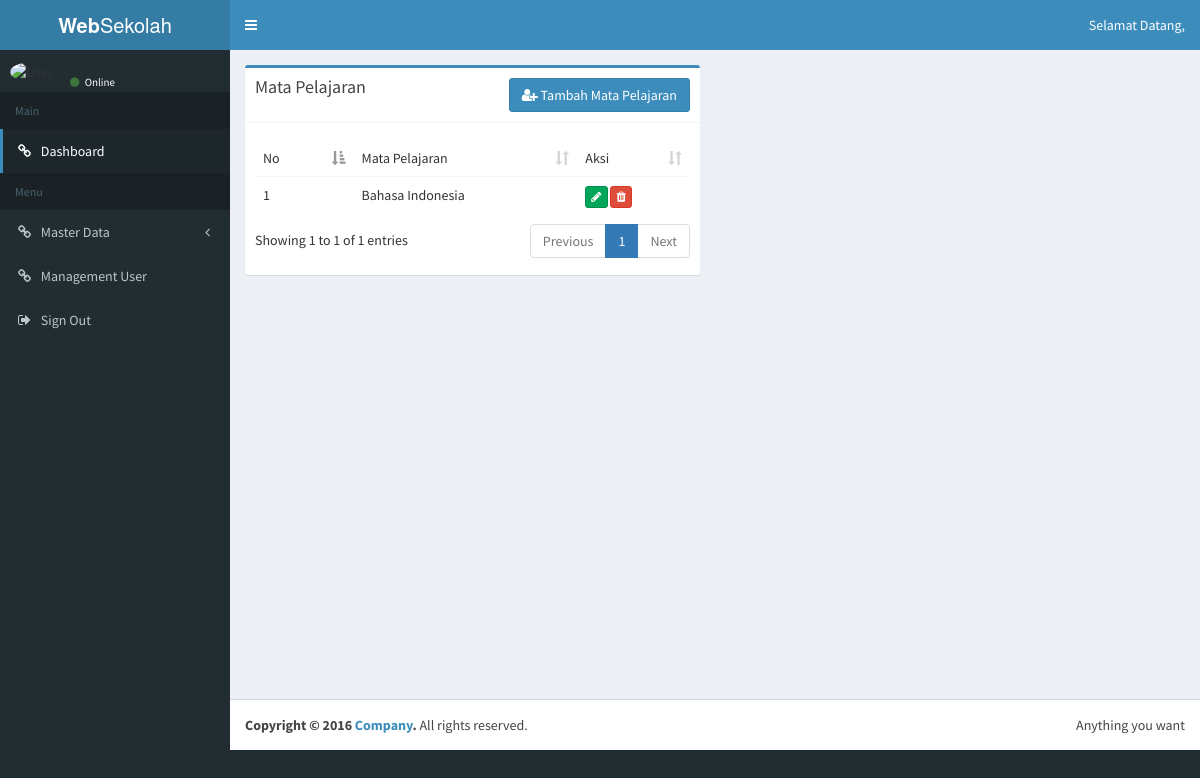
Page /index.php/admin/mata_pelajaran on the earlier database version.
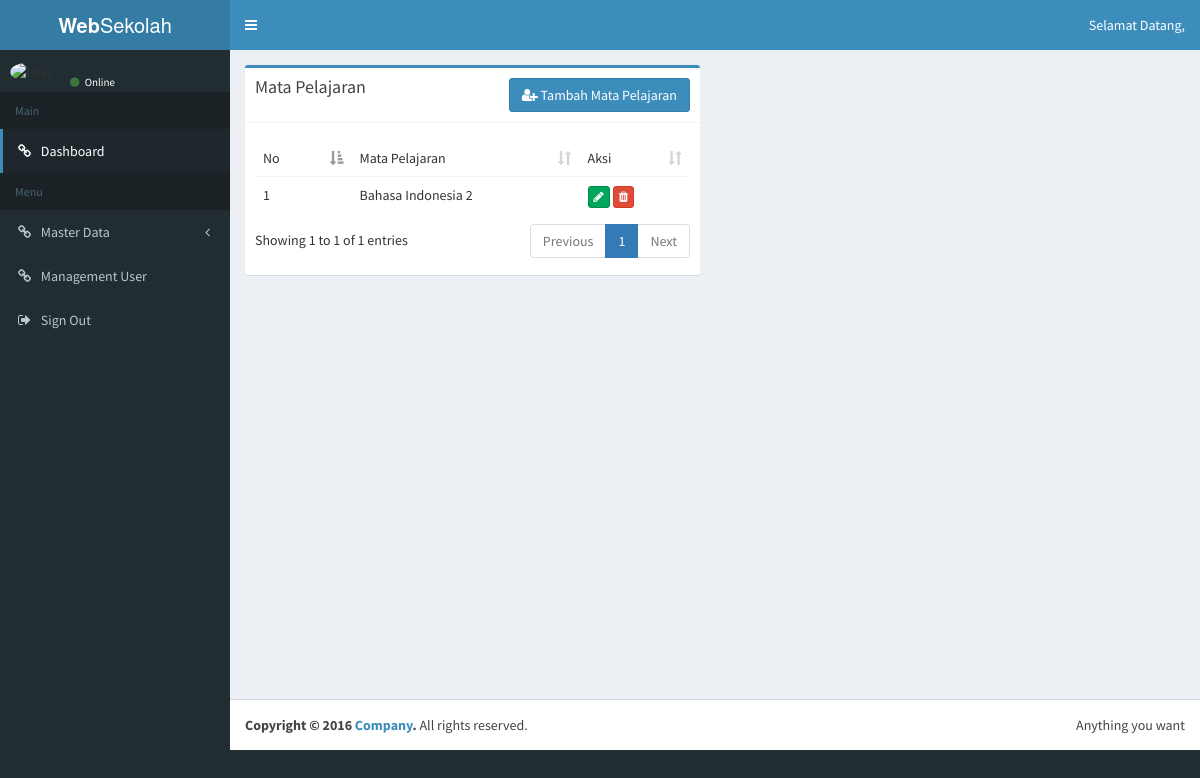
Same page on the later database version.
### tables this page shows
CREATE TABLE `tb_matapelajaran` (
  `id_matapelajaran` int(11) NOT NULL,
  `mata_pelajaran` varchar(64) NOT NULL
);

### application/controllers/admin/mata_pelajaran.php (called while the page is built, shortened)
<?php
class Mata_pelajaran extends CI_Controller {
	public function __construct()
	{
		$this->load->model('Model_matapelajaran');
	}
	public function index()
	{
		$data['user'] = $this->db->get_where('tb_user', ['username' => $this->session->userdata('username')])->row_array();
		$data['title'] 	   = 'Data Mata Pelajaran';
		$data['datapelajaran'] = $this->Model_matapelajaran->getalldata();
		$this->load->view('admin/layout/header', $data);
		$this->load->view('admin/layout/topbar', $data);
		$this->load->view('admin/layout/sidebar', $data);
		$this->load->view('admin/mata_pelajaran/mata_pelajaran', $data);
		$this->load->view('admin/layout/footer', $data);
	}
}

### index.php (called while the page is built, shortened)
<?php
require_once BASEPATH.'core/CodeIgniter.php';

### application/models/Model_matapelajaran.php (called while the page is built, shortened)
<?php
class Model_matapelajaran extends CI_Model
{
	public function getalldata()
	{
		return $this->db->get('tb_matapelajaran')->result_array();
	}
}

### application/views/admin/mata_pelajaran/mata_pelajaran.php (the view, shortened to what this page needs)
<div class="content-wrapper">
  <section class="content">
    <div class="row">
      <div class="col-md-6">
        <div class="box box-primary">
          <div class="box-header with-border">
            <h3 class="box-title">Mata Pelajaran</h3>
            <button type="button" class="btn btn-primary pull-right" data-toggle="modal" data-target="#modal">
             <i class="fa fa-user-plus"></i> Tambah Mata Pelajaran
           </button>
         </div>
         <div class="box-body">
          <table id="example2" class="table table-boredered">
            <thead>
              <tr>
                <td>No</td>
                <td>Mata Pelajaran</td>
                <td>Aksi</td>
              </tr>
            </thead>
            <tbody>
              <?php $no = 1;
              foreach ($datapelajaran as $matapelajaran) :
               ?>
               <tr>
                <td><?= $no++ ?></td>
                <td><?= $matapelajaran['mata_pelajaran']; ?></td>
                <td>
                  <a href="<?= base_url(); ?>admin/mata_pelajaran/editmatapelajaran/<?= $matapelajaran['id_matapelajaran']; ?>" class="btn btn-success btn-xs"><i class="fa fa-pencil"></i></a>
                  <a href="<?= base_url(); ?>admin/mata_pelajaran/hapusmatapelajaran/<?= $matapelajaran['id_matapelajaran']; ?>" class="btn btn-danger btn-xs remove"><i class="fa fa-trash"></i></a>
                </td>
              </tr>
            <?php endforeach; ?>
          </tbody>
        </table>
      </div>
    </div>
  </div>
</div>
</section>
</div>

Differences in the rows shown:
changed tb_matapelajaran: mata_pelajaran "Bahasa Indonesia" → "Bahasa Indonesia 2"
